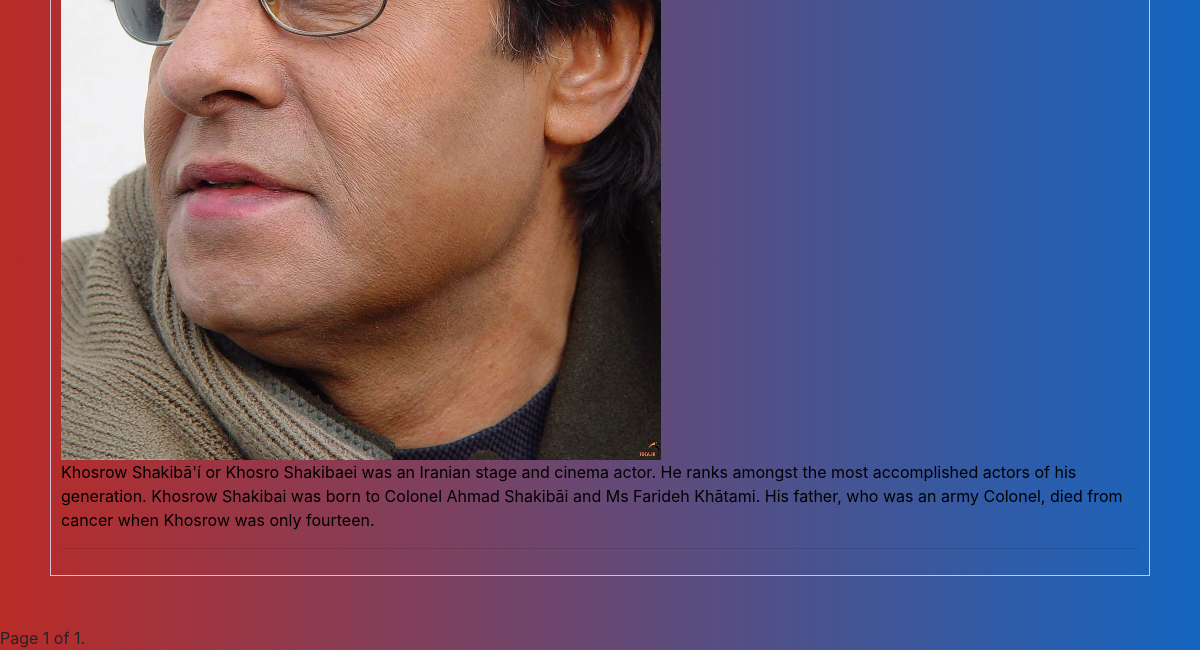
The app's page /people/ (lower part), older data.
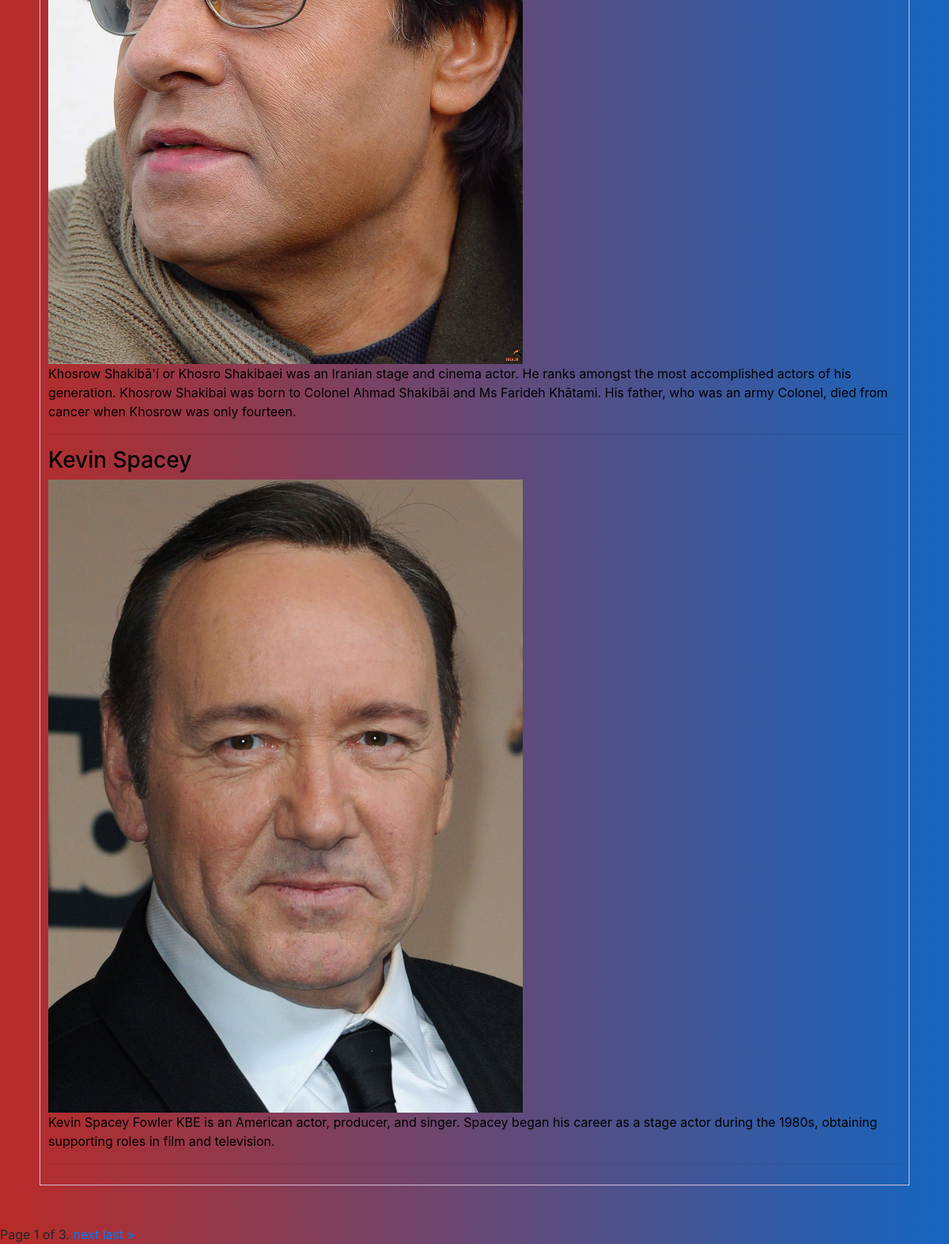
The same page, newer data.
### main/models.py (models this page shows, shortened)
class People(models.Model):
    image = models.ImageField(upload_to='static/images/people',null=True)
    full_name = models.CharField(max_length=300)
    birth_date = models.DateTimeField()
    birth_place = models.CharField(max_length=300,null=True)
    comment = models.TextField(null=True)

### main/views.py (the view)
# urls.py: path('people/', views.people, name='peoples'),
def people(request):
    people_list = People.objects.all()
    paginator = Paginator(people_list, 3)
    page_number = request.GET.get('page')
    page_obj = paginator.get_page(page_number)
    context = {
        'page_obj': page_obj,
    }
    return render(request, 'peoples/list.html', context)

### main/templates/peoples/list.html (shortened to what this page needs)
{% extends "base.html" %}
    {% block content %}
    {% if page_obj %}
                <div style="margin: 50px; border: 1px solid thistle; padding: 10px;">
                {% for peoples in page_obj %}
                    <h3><a style="color: black;text-decoration:none;" href="/people/{{ peoples.id}}">{{ peoples.full_name }}</a></h3>
                    {% load static %}
                    <img src="../{{ peoples.image }}" width="600px" />
                    <p style="color: black;">{{ peoples.comment }}</p>
                    <hr>
                {% endfor %}
                </div>
                <div class="pagination">
                    <span class="step-links">
                        <span class="current">
                            Page {{ page_obj.number }} of {{ page_obj.paginator.num_pages }}.
                        </span>
                        {% if page_obj.has_next %}
                            <a href="?page={{ page_obj.next_page_number }}">next</a>
                            <a href="?page={{ page_obj.paginator.num_pages }}">last &raquo;</a>
                        {% endif %}
                    </span>
                </div>
            {% else %}
                <p>No peoples are available.</p>
            {% endif %}
    {% endblock %}

Row changes from the older to the newer data that the page shows:
added People: full_name "Kevin Spacey", image (picture), comment "Kevin Spacey Fowler KBE is an American actor, producer, and singer. Spacey began his career as a stage actor during the 1980s, obtaining supporting roles in film and television."
Text that changed along with them:
{{ page_obj.paginator.num_pages }}: "1" → "3"
